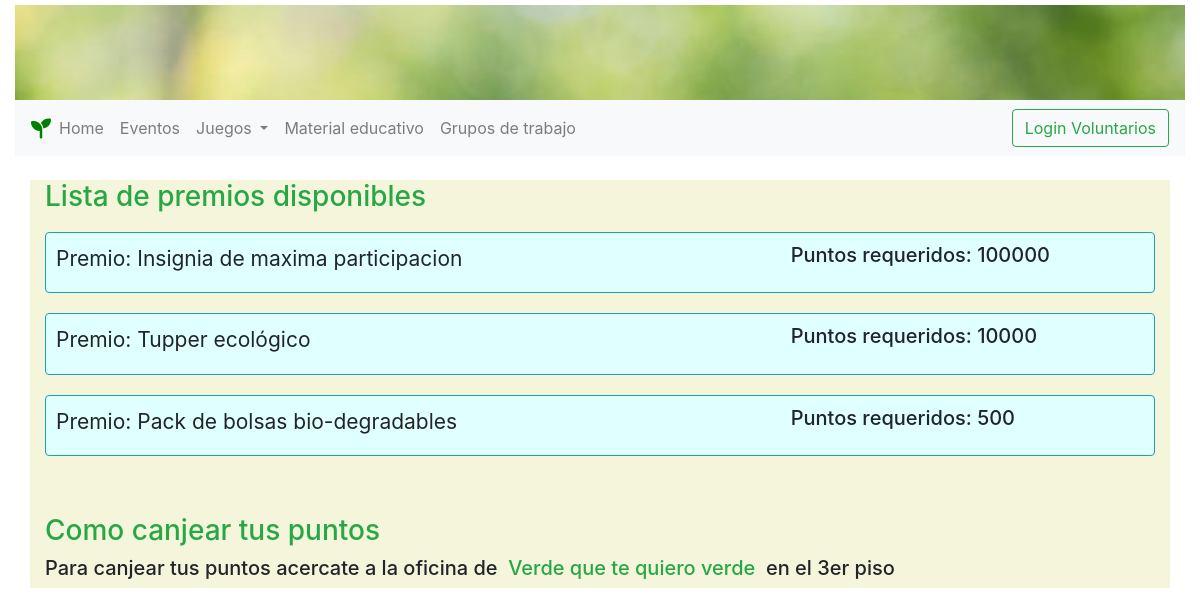
/prizes/, run on the app's committed database.
### prizes/models.py (models this page shows, shortened)
class Prize(models.Model):
    prize_title = models.CharField(max_length=50)
    points_required = models.IntegerField(default=0)

### prizes/views.py (the view)
# urls.py: path('', views.index, name='index'),
def index(request):
    prizes = Prize.objects.order_by('-points_required')
    context = { 'prizes' : prizes }
    return render(request, 'prizes/index.html', context = context)

### prizes/templates/prizes/index.html
{% extends "base.html" %}
{% load static %}
{% block content %}
  {% if not prizes %}
    <p>No hay premios disponibles</p>
  {% else %}
    <div class="container" style="background: beige">
      <div class="row col-md-12">
        <h3 class="text-success">Lista de premios disponibles</h3>
      </div>
    <div>
    {% for prize in prizes %}
        <div class="row" id="workgroup-container">
          <div class="col-12">
            <div class="border border-info rounded col-12" style="margin-bottom:10px; margin-top:10px; padding:10px; background:lightcyan;">
              <div class="row">
                <div class="col-md-9 col-md-12">
                  <div class="row pr-3">
                    <div class="col-8">
                      <label class="text-left" style="font-size:21px;">Premio: {{prize.prize_title}}</label>
                    </div>
                    <div class="col-4 text-left">
                      <h5>Puntos requeridos: {{prize.points_required}}</h5>
                    </div>
                  </div>
                </div>
              </div>
          </div>
        </div>
      </div>
    {% endfor %}
    </div>
    <br><br>
    </div>
    <div class="container" style="background: beige">
      <div class="row col-md-12">
        <h3 class="text-success">Como canjear tus puntos</h3>
      </div>
      <div class="row col-md-12">
        <h5> Para canjear tus puntos acercate a la oficina de &nbsp</h5>
        <h5 class = "text-success"> Verde que te quiero verde </h5>
        <h5>&nbsp en el 3er piso</h5>
      </div>
    </div>
    {% endif %}
{% endblock %}

### data on the page
Prize: prize_title "Insignia de maxima participacion", points_required "100000"
Prize: prize_title "Tupper ecológico", points_required "10000"
Prize: prize_title "Pack de bolsas bio-degradables", points_required "500"
